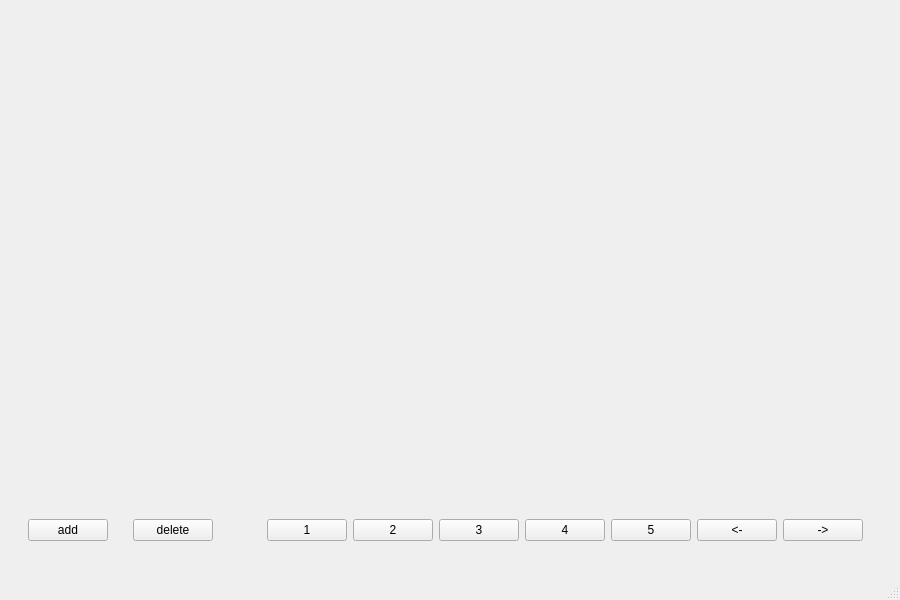
<?xml version="1.0" encoding="UTF-8"?>
<ui version="4.0">
 <class>MainWindow</class>
 <widget class="QMainWindow" name="MainWindow">
  <property name="geometry">
   <rect>
    <x>0</x>
    <y>0</y>
    <width>900</width>
    <height>600</height>
   </rect>
  </property>
  <property name="windowTitle">
   <string>MainWindow</string>
  </property>
  <widget class="QWidget" name="centralwidget">
   <widget class="QWidget" name="horizontalLayoutWidget_2">
    <property name="geometry">
     <rect>
      <x>10</x>
      <y>510</y>
      <width>221</width>
      <height>41</height>
     </rect>
    </property>
    <layout class="QHBoxLayout" name="horizontalLayout_2">
     <item>
      <spacer name="horizontalSpacer_3">
       <property name="orientation">
        <enum>Qt::Orientation::Horizontal</enum>
       </property>
       <property name="sizeHint" stdset="0">
        <size>
         <width>40</width>
         <height>20</height>
        </size>
       </property>
      </spacer>
     </item>
     <item>
      <widget class="QPushButton" name="addButton">
       <property name="text">
        <string>add</string>
       </property>
      </widget>
     </item>
     <item>
      <spacer name="horizontalSpacer_5">
       <property name="orientation">
        <enum>Qt::Orientation::Horizontal</enum>
       </property>
       <property name="sizeHint" stdset="0">
        <size>
         <width>40</width>
         <height>20</height>
        </size>
       </property>
      </spacer>
     </item>
     <item>
      <widget class="QPushButton" name="deleteButton">
       <property name="text">
        <string>delete</string>
       </property>
      </widget>
     </item>
     <item>
      <spacer name="horizontalSpacer_4">
       <property name="orientation">
        <enum>Qt::Orientation::Horizontal</enum>
       </property>
       <property name="sizeHint" stdset="0">
        <size>
         <width>40</width>
         <height>20</height>
        </size>
       </property>
      </spacer>
     </item>
    </layout>
   </widget>
   <widget class="QWidget" name="verticalLayoutWidget">
    <property name="geometry">
     <rect>
      <x>9</x>
      <y>9</y>
      <width>221</width>
      <height>491</height>
     </rect>
    </property>
    <layout class="QVBoxLayout" name="verticalLayout_2">
     <property name="sizeConstraint">
      <enum>QLayout::SizeConstraint::SetDefaultConstraint</enum>
     </property>
     <property name="leftMargin">
      <number>0</number>
     </property>
     <item>
      <spacer name="verticalSpacer">
       <property name="orientation">
        <enum>Qt::Orientation::Vertical</enum>
       </property>
       <property name="sizeHint" stdset="0">
        <size>
         <width>20</width>
         <height>40</height>
        </size>
       </property>
      </spacer>
     </item>
    </layout>
   </widget>
   <widget class="QWidget" name="horizontalLayoutWidget">
    <property name="geometry">
     <rect>
      <x>240</x>
      <y>510</y>
      <width>651</width>
      <height>41</height>
     </rect>
    </property>
    <layout class="QHBoxLayout" name="horizontalLayout">
     <item>
      <spacer name="horizontalSpacer">
       <property name="orientation">
        <enum>Qt::Orientation::Horizontal</enum>
       </property>
       <property name="sizeHint" stdset="0">
        <size>
         <width>40</width>
         <height>20</height>
        </size>
       </property>
      </spacer>
     </item>
     <item>
      <widget class="QPushButton" name="algo1Button">
       <property name="text">
        <string>1</string>
       </property>
      </widget>
     </item>
     <item>
      <widget class="QPushButton" name="algo2Button">
       <property name="text">
        <string>2</string>
       </property>
      </widget>
     </item>
     <item>
      <widget class="QPushButton" name="algo3Button">
       <property name="text">
        <string>3</string>
       </property>
      </widget>
     </item>
     <item>
      <widget class="QPushButton" name="algo4Button">
       <property name="text">
        <string>4</string>
       </property>
      </widget>
     </item>
     <item>
      <widget class="QPushButton" name="algo5Button">
       <property name="text">
        <string>5</string>
       </property>
      </widget>
     </item>
     <item>
      <widget class="QPushButton" name="nextButton">
       <property name="text">
        <string>&lt;-</string>
       </property>
      </widget>
     </item>
     <item>
      <widget class="QPushButton" name="prevButton">
       <property name="text">
        <string>-&gt;</string>
       </property>
      </widget>
     </item>
     <item>
      <spacer name="horizontalSpacer_2">
       <property name="orientation">
        <enum>Qt::Orientation::Horizontal</enum>
       </property>
       <property name="sizeHint" stdset="0">
        <size>
         <width>40</width>
         <height>20</height>
        </size>
       </property>
      </spacer>
     </item>
    </layout>
   </widget>
  </widget>
  <widget class="QMenuBar" name="menubar">
   <property name="geometry">
    <rect>
     <x>0</x>
     <y>0</y>
     <width>900</width>
     <height>22</height>
    </rect>
   </property>
  </widget>
  <widget class="QStatusBar" name="statusbar"/>
 </widget>
 <resources/>
 <connections/>
</ui>
